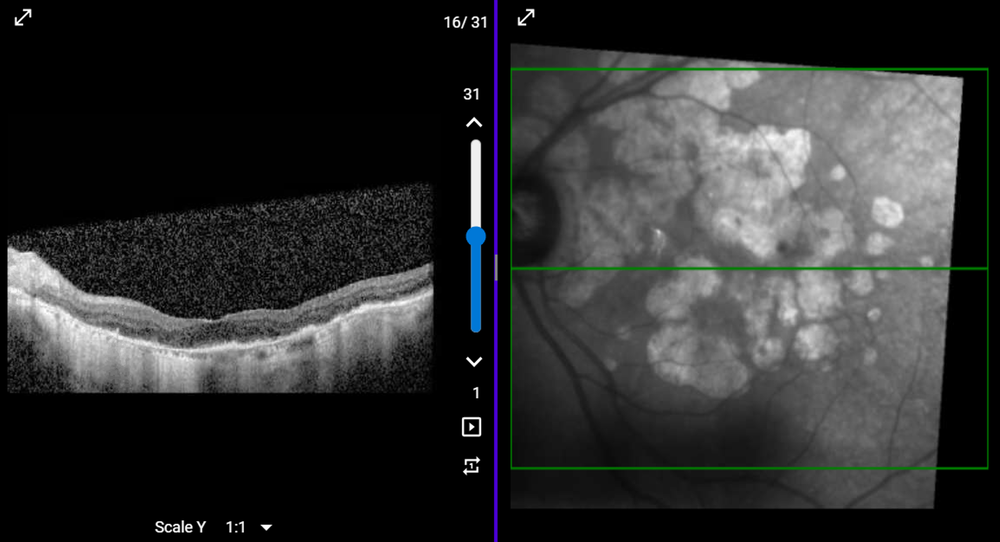
#> input picture OCT_Pipeline_2026/data/raw/10907481.png, 1000 x 542 px, shrunk from 3575 x 1938 before the run, found by its file name; its folder holds only this picture in this run
$ python run_analysis.py
#> lines starting #> are read from the running program, lines starting #| are printed output that depends on the picture; after the words box and inside, x2 and y2 are one past the last pixel; in counts of white or black regions, pixels touching at a corner belong together
import cv2
import numpy as np
import matplotlib.pyplot as plt
import os
import sys
from scipy.ndimage import gaussian_filter1d
from scipy.signal import find_peaks

# --- SECTION 2: ANATOMY-AWARE PIPELINE ---

# --- 1. TOOLS FOR ANCHORS ---
def find_pink_line_anchor(fundus_img):
    hsv = cv2.cvtColor(fundus_img, cv2.COLOR_RGB2HSV)
    lower_pink = np.array([145, 100, 100])
    upper_pink = np.array([175, 255, 255])
    mask = cv2.inRange(hsv, lower_pink, upper_pink)
    contours, _ = cv2.findContours(mask, cv2.RETR_EXTERNAL, cv2.CHAIN_APPROX_SIMPLE)
    if contours:
        return max(contours, key=cv2.contourArea)
    return None

def process_green_line_precise(fundus_img):
    h, w, _ = fundus_img.shape
    hsv = cv2.cvtColor(fundus_img, cv2.COLOR_RGB2HSV)
    lower_green = np.array([35, 30, 30])
    upper_green = np.array([85, 255, 255])
    mask = cv2.inRange(hsv, lower_green, upper_green)
    kernel = np.ones((3,3), np.uint8)
    mask = cv2.morphologyEx(mask, cv2.MORPH_OPEN, kernel)
    green_points = cv2.findNonZero(mask)
    if green_points is None:
        return h // 2
    return int(np.mean(green_points[:, 0, 1]))

def get_ground_truth_fovea(fundus_img):
    hsv = cv2.cvtColor(fundus_img, cv2.COLOR_RGB2HSV)
    mask = cv2.inRange(hsv, np.array([0, 70, 50]), np.array([10, 255, 255])) + \
           cv2.inRange(hsv, np.array([170, 70, 50]), np.array([180, 255, 255]))
    contours, _ = cv2.findContours(mask, cv2.RETR_EXTERNAL, cv2.CHAIN_APPROX_SIMPLE)
    if contours:
        c = max(contours, key=cv2.contourArea)
        M = cv2.moments(c)
        if M["m00"] > 0: return (int(M["m10"]/M["m00"]), int(M["m01"]/M["m00"]))
    return None

# --- 2. ANATOMY-AWARE FOVEA FINDER ---
def find_fovea_dark_spot_refined(fundus_img, green_y):
    if green_y is None: return None
    gray = cv2.cvtColor(fundus_img, cv2.COLOR_RGB2GRAY)
    line_profile = gray[green_y, :]

    # Define Search Area (Center 30%)
    w = len(line_profile)
    start_search = int(w * 0.35)
    end_search = int(w * 0.65)
    center_profile = line_profile[start_search:end_search]

    # Smooth the signal
    smoothed = gaussian_filter1d(center_profile.astype(float), sigma=8)

    # FIX: Don't just take min(). Find peaks (inverted) to get valleys.
    # We invert the signal because find_peaks looks for hills, not valleys.
    inverted_profile = -smoothed
    peaks, _ = find_peaks(inverted_profile)

    if len(peaks) == 0:
        # Fallback to simple minimum if no peaks found
        return start_search + np.argmin(smoothed)

    # Pick the valley closest to the CENTER of the search area
    # The fovea is usually dead center in the image.
    search_center = (end_search - start_search) // 2
    best_peak_idx = peaks[np.argmin(np.abs(peaks - search_center))]
    return start_search + best_peak_idx

# --- 3. CENTRALITY-BIASED GA SEGMENTER ---
def segment_macular_ga_kmeans(fundus_img, disc_contour):
    gray = cv2.cvtColor(fundus_img, cv2.COLOR_RGB2GRAY)
    h, w = gray.shape
    image_center = (w // 2, h // 2)

    # Contrast Enhancement (Stronger for dark images)
    clahe = cv2.createCLAHE(clipLimit=3.0, tileGridSize=(8,8))
    enhanced = clahe.apply(gray)

    # Mask out Disc
    if disc_contour is not None:
        cv2.drawContours(enhanced, [disc_contour], -1, 0, -1)

    # K-Means
    pixel_values = enhanced.reshape((-1, 1))
    pixel_values = np.float32(pixel_values)
    criteria = (cv2.TERM_CRITERIA_EPS + cv2.TERM_CRITERIA_MAX_ITER, 10, 1.0)
    _, labels, centers = cv2.kmeans(pixel_values, 3, None, criteria, 10, cv2.KMEANS_RANDOM_CENTERS)

    centers = np.uint8(centers)
    lesion_cluster_index = np.argmax(centers)

    labels = labels.flatten()
    lesion_mask = (labels == lesion_cluster_index).astype(np.uint8) * 255
    lesion_mask = lesion_mask.reshape(gray.shape)

    # Cleanup - Step A: Morphology (Larger Kernel)
    kernel_size = 15
    kernel = np.ones((kernel_size, kernel_size), np.uint8)
    clean_mask = cv2.morphologyEx(lesion_mask, cv2.MORPH_OPEN, kernel)
    clean_mask = cv2.morphologyEx(clean_mask, cv2.MORPH_CLOSE, kernel)

    contours, _ = cv2.findContours(clean_mask, cv2.RETR_EXTERNAL, cv2.CHAIN_APPROX_SIMPLE)

    if not contours:
        return []

    candidates = []

    # Initial filtering (Size, Circularity, Border)
    for cnt in contours:
        area = cv2.contourArea(cnt)

        # 1. Size Filter
        if area < 500: continue

        # 2. Circularity Filter
        perimeter = cv2.arcLength(cnt, True)
        if perimeter == 0: continue
        circularity = 4 * np.pi * (area / (perimeter * perimeter))
        if circularity > 0.8: continue

        # 3. Location Filter
        x, y, w_box, h_box = cv2.boundingRect(cnt)
        if x <= 2 or y <= 2 or (x + w_box) >= (w - 2) or (y + h_box) >= (h - 2):
            continue

        candidates.append(cnt)

    if not candidates:
        return []

    # Step B: Sort by Area
    candidates.sort(key=cv2.contourArea, reverse=True)

    # Step C: Big Fish Rule (Relative Size)
    largest_area = cv2.contourArea(candidates[0])
    threshold_area = 0.2 * largest_area

    final_contours = [c for c in candidates if cv2.contourArea(c) >= threshold_area]

    # Step D: Limit to max 3
    return final_contours[:3]

# --- 4. MAIN PROCESSOR ---
def process_file_final_pipeline(image_path):
    img = cv2.imread(image_path)
    if img is None:
        print(f"Error: Could not read image at {image_path}")
        return None, None

    img_rgb = cv2.cvtColor(img, cv2.COLOR_BGR2RGB)
    width = img.shape[1]

    # Assuming the fundus image is the right half if it's a dual image (common in datasets)
    # If standard images are used, this might need adjustment.
    # The original notebook had: fundus_img = img_rgb[:, width//2:]
    # We will keep it but add a check or make it optional if needed.
    # For now, sticking to the notebook logic as requested.
    fundus_img = img_rgb[:, width//2:]

    disc_cnt = find_pink_line_anchor(fundus_img)
    green_y = process_green_line_precise(fundus_img)
    fovea_x = find_fovea_dark_spot_refined(fundus_img, green_y)
    ga_contours = segment_macular_ga_kmeans(fundus_img, disc_cnt)

    vis_img = fundus_img.copy()
    dist_text = "N/A"

    if ga_contours and fovea_x is not None and green_y is not None:
        fovea_pt = (fovea_x, green_y)

        min_dist_overall = float('inf')
        closest_pt_overall = None

        # Iterate through ALL valid lesions to find the global minimum distance
        for cnt in ga_contours:
            ga_points = cnt[:, 0, :]
            dists = np.sqrt(np.sum((ga_points - fovea_pt)**2, axis=1))
            min_dist_local = np.min(dists)

            if min_dist_local < min_dist_overall:
                min_dist_overall = min_dist_local
                closest_idx = np.argmin(dists)
                closest_pt_overall = tuple(ga_points[closest_idx])

        if closest_pt_overall is not None:
            cv2.line(vis_img, fovea_pt, closest_pt_overall, (255, 255, 0), 2)
            dist_text = f"{min_dist_overall:.1f} px"

        # Draw ALL contours
        cv2.drawContours(vis_img, ga_contours, -1, (255, 255, 0), 2)
        cv2.drawMarker(vis_img, fovea_pt, (0, 0, 255), markerType=cv2.MARKER_CROSS, thickness=2, markerSize=25)

    red_dot = get_ground_truth_fovea(fundus_img)
    if red_dot:
        cv2.circle(vis_img, red_dot, 5, (255, 0, 0), -1)

    return vis_img, dist_text

def main():
    # Use paths relative to the script location
    script_dir = os.path.dirname(os.path.abspath(__file__))
    input_dir = os.path.join(script_dir, "data/raw")
    output_dir = os.path.join(script_dir, "analyzed_results_v2")

    if not os.path.exists(input_dir):
        print(f"Creating input directory: {input_dir}")
        os.makedirs(input_dir)
        print(f"Please place your images in the '{input_dir}' folder and run the script again.")
        return

    if not os.path.exists(output_dir):
        os.makedirs(output_dir)

    files = [f for f in os.listdir(input_dir) if f.lower().endswith(('.png', '.jpg', '.jpeg', '.bmp', '.tiff'))]

    if not files:
        print(f"No images found in '{input_dir}'. Please add some images.")
        return

    print(f"Found {len(files)} images to process.")

    for filename in files:
        file_path = os.path.join(input_dir, filename)
        print(f"Processing {filename}...")

        res_img, dist = process_file_final_pipeline(file_path)
#> in process_file_final_pipeline, img is the input picture: shape (542, 1000, 3); mean B, G, R 47.4, 47.5, 46.4
#> in process_file_final_pipeline, `fundus_img = img_rgb[:, width//2:]`:
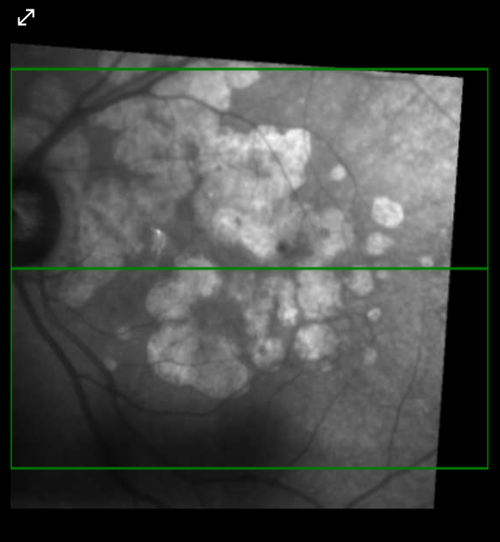
#> fundus_img: shape (542, 500, 3); mean R, G, B 67.5, 69.7, 67.5
#> in find_pink_line_anchor, `contours, _ = cv2.findContours(mask, cv2.RETR_EXTERNAL, cv2.CHAIN_APPR..`: contours = []
#> in process_green_line_precise, `mask = cv2.inRange(hsv, lower_green, upper_green)`:
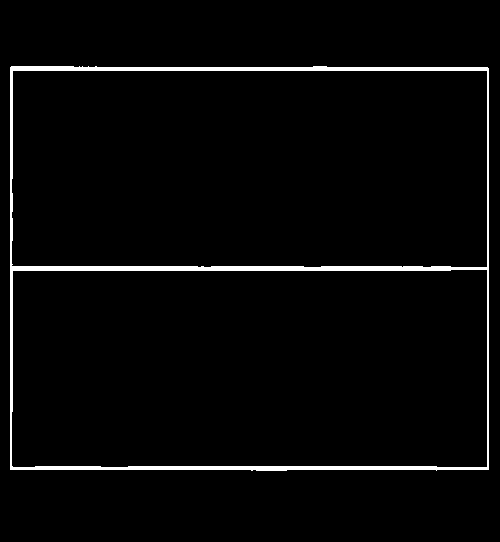
#> mask: shape (542, 500); 2.9% white; 1 white region, box (x1, y1, x2, y2) and area: (10, 66, 489, 471) 7987
#> in process_green_line_precise, `mask = cv2.morphologyEx(mask, cv2.MORPH_OPEN, kernel)`:
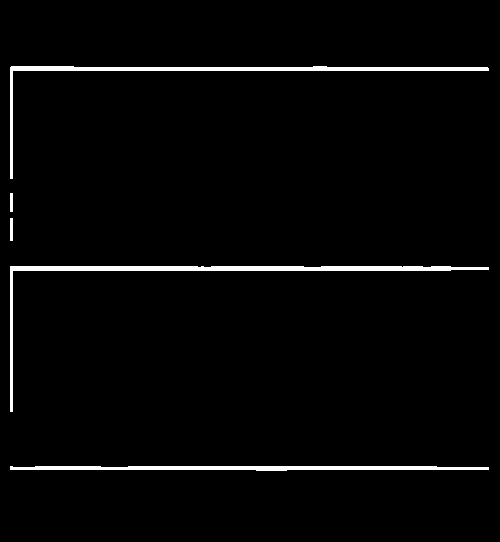
#> mask: shape (542, 500); 2.6% white; 5 white regions, box (x1, y1, x2, y2) and area: (10, 266, 489, 412) 2706, (10, 66, 489, 179) 2316, (10, 466, 489, 471) 1846, (10, 218, 13, 241) 69, (10, 193, 13, 212) 57
#> in process_green_line_precise, `green_points = cv2.findNonZero(mask)`: green_points = contour of 6994 points, box (x1, y1, x2, y2) (10, 66, 489, 471), area 52240
#> in process_file_final_pipeline, `green_y = process_green_line_precise(fundus_img)`: green_y = 260
#> in find_fovea_dark_spot_refined, `gray = cv2.cvtColor(fundus_img, cv2.COLOR_RGB2GRAY)`:
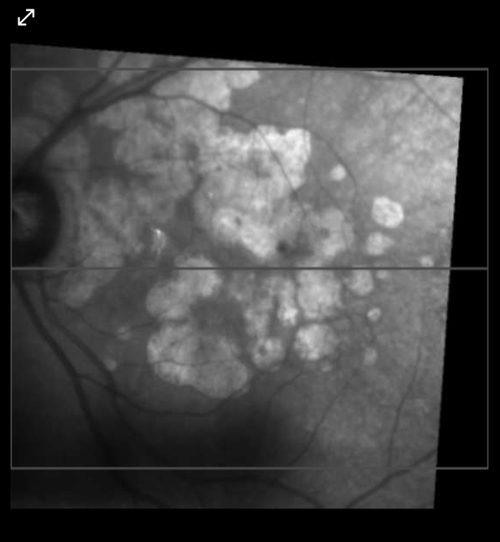
#> gray: shape (542, 500); min 0, max 255, mean 68.8
#> in find_fovea_dark_spot_refined, `line_profile = gray[green_y, :]`: line_profile = 500 values, max 179 at index 424, min 0 at index 0, mean 86.69
#> in find_fovea_dark_spot_refined, `w = len(line_profile)`: w = 500
#> in find_fovea_dark_spot_refined, `start_search = int(w * 0.35)`: start_search = 175
#> in find_fovea_dark_spot_refined, `end_search = int(w * 0.65)`: end_search = 325
#> in find_fovea_dark_spot_refined, `center_profile = line_profile[start_search:end_search]`: center_profile = 150 values, max 153 at index 143, min 83 at index 42, mean 113.1
#> in find_fovea_dark_spot_refined, `smoothed = gaussian_filter1d(center_profile.astype(float), sigma=8)`: smoothed = 150 values, max 143.7 at index 149, min 90.75 at index 52, mean 113.1
#> in find_fovea_dark_spot_refined, `inverted_profile = -smoothed`: inverted_profile = 150 values, max -90.75 at index 52, min -143.7 at index 149, mean -113.1
#> in find_fovea_dark_spot_refined, `peaks, _ = find_peaks(inverted_profile)`: peaks = [52, 113]
#> in find_fovea_dark_spot_refined, `search_center = (end_search - start_search) // 2`: search_center = 75
#> in find_fovea_dark_spot_refined, `best_peak_idx = peaks[np.argmin(np.abs(peaks - search_center))]`: best_peak_idx = 52
#> in process_file_final_pipeline, `fovea_x = find_fovea_dark_spot_refined(fundus_img, green_y)`: fovea_x = 227
#> in segment_macular_ga_kmeans, `enhanced = clahe.apply(gray)`:
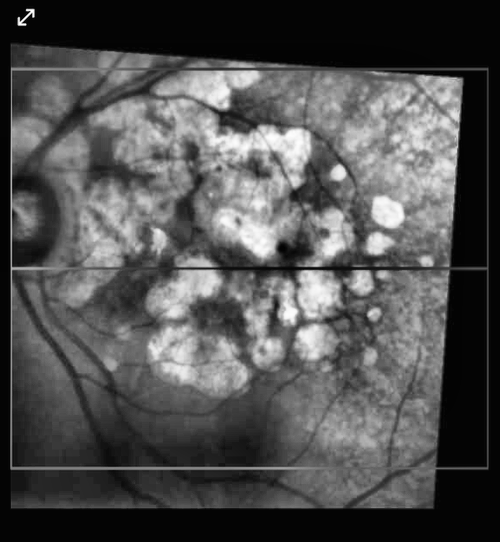
#> enhanced: shape (542, 500); min 2, max 255, mean 80.5
#> in segment_macular_ga_kmeans, `_, labels, centers = cv2.kmeans(pixel_values, 3, None, criteria, 10, c..`: centers = [17.41, 97.61, 176.8]
#> in segment_macular_ga_kmeans, `centers = np.uint8(centers)`: centers = [17, 97, 176]
#> in segment_macular_ga_kmeans, `lesion_cluster_index = np.argmax(centers)`: lesion_cluster_index = 2
#> in segment_macular_ga_kmeans, `clean_mask = cv2.morphologyEx(clean_mask, cv2.MORPH_CLOSE, kernel)`:
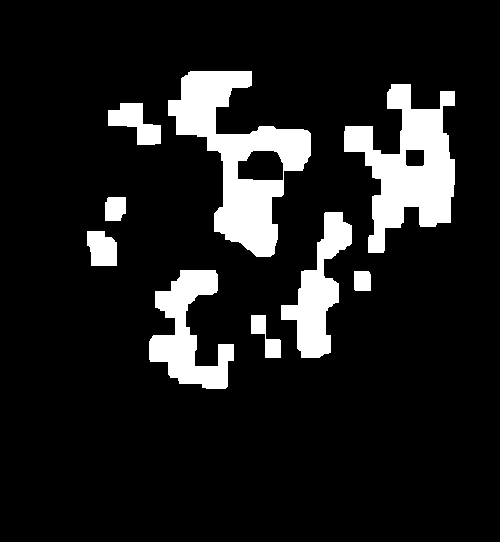
#> clean_mask: shape (542, 500); 12% white; 9 white regions
#> in segment_macular_ga_kmeans, `contours, _ = cv2.findContours(clean_mask, cv2.RETR_EXTERNAL, cv2.CHAI..`: contours = 9 contours; largest, box (x1, y1, x2, y2) and area: (168, 71, 311, 257) 11323, (344, 84, 455, 253) 9111, (149, 270, 234, 389) 4638, (281, 212, 352, 358) 4108, (108, 103, 161, 145) 1118
#> the loop in segment_macular_ga_kmeans, `for cnt in contours:` made 9 passes
#> (area, perimeter, circularity, x, y, w_box, h_box) on passes 1, 3, 4, 5, 7, 8, 9: (522.5, 140.2, 0.334, 251, 315, 30, 43), (4637.5, 529.6, 0.208, 149, 270, 85, 119), (829, 121.3, 0.708, 87, 231, 30, 35), (4108.5, 442.5, 0.264, 281, 212, 71, 146), (1118, 182.5, 0.422, 108, 103, 53, 42), (9111, 749.7, 0.204, 344, 84, 111, 169), (11323, 726.3, 0.27, 168, 71, 143, 186)
#> after the loop in segment_macular_ga_kmeans, `for cnt in contours:`: candidates = 7 contours; box (x1, y1, x2, y2) and area: (168, 71, 311, 257) 11323, (344, 84, 455, 253) 9111, (149, 270, 234, 389) 4638, (281, 212, 352, 358) 4108, (108, 103, 161, 145) 1118, (87, 231, 117, 266) 829, (251, 315, 281, 358) 522
#> in segment_macular_ga_kmeans, `largest_area = cv2.contourArea(candidates[0])`: largest_area = 11323
#> in segment_macular_ga_kmeans, `threshold_area = 0.2 * largest_area`: threshold_area = 2264.6
#> in segment_macular_ga_kmeans, `final_contours = [c for c in candidates if cv2.contourArea(c) >= thres..`: final_contours = 4 contours; box (x1, y1, x2, y2) and area: (168, 71, 311, 257) 11323, (344, 84, 455, 253) 9111, (149, 270, 234, 389) 4638, (281, 212, 352, 358) 4108
#> in process_file_final_pipeline, `ga_contours = segment_macular_ga_kmeans(fundus_img, disc_cnt)`: ga_contours = 3 contours; box (x1, y1, x2, y2) and area: (168, 71, 311, 257) 11323, (344, 84, 455, 253) 9111, (149, 270, 234, 389) 4638
#> in process_file_final_pipeline, `fovea_pt = (fovea_x, green_y)`: fovea_pt = (227, 260)
#> the loop in process_file_final_pipeline, `for cnt in ga_contours:` made 3 passes
#> (min_dist_local, min_dist_overall, closest_idx, closest_pt_overall) on passes 1, 3: (19.42, 19.42, 42, (231, 241)), (15.62, 15.62, 82, (215, 270))
#> after the loop in process_file_final_pipeline, `for cnt in ga_contours:`: closest_idx = 82; min_dist_overall = 15.62
#> in process_file_final_pipeline, `dist_text = f"{min_dist_overall:.1f} px"`: dist_text = '15.6 px'
#> in process_file_final_pipeline, `cv2.drawMarker(vis_img, fovea_pt, (0, 0, 255), markerType=cv2.MARKER_C..`:
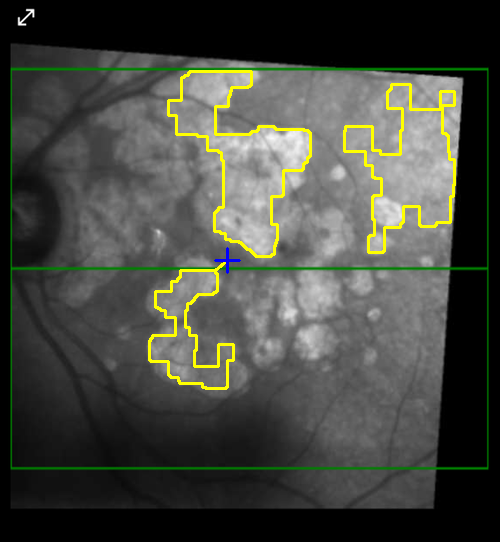
#> vis_img: shape (542, 500, 3); mean R, G, B 69.9, 72.1, 64.3
#> in get_ground_truth_fovea, `contours, _ = cv2.findContours(mask, cv2.RETR_EXTERNAL, cv2.CHAIN_APPR..`: contours = []
#> dist = '15.6 px'

        if res_img is not None:
            save_path = os.path.join(output_dir, f"analyzed_{filename}")
            # Convert back to BGR for saving with OpenCV
            cv2.imwrite(save_path, cv2.cvtColor(res_img, cv2.COLOR_RGB2BGR))
            print(f"  -> Saved to {save_path} (Distance: {dist})")
#|   -> Saved to src/analyzed_results_v2/analyzed_10907481.png (Distance: 15.6 px)
        else:
            print(f"  -> Failed to process {filename}")

if __name__ == "__main__":
    main()
